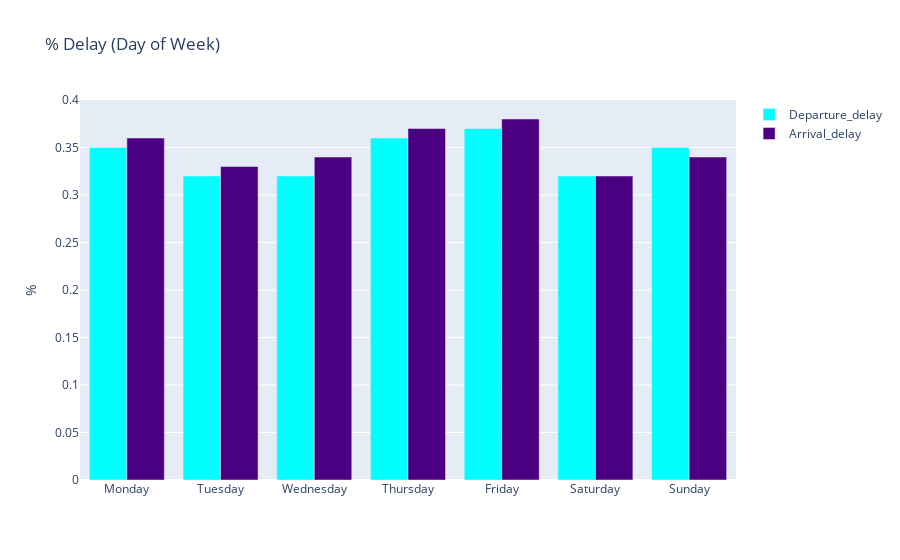

Notebook code cell kept with this figure:
### Markdown cell above
Again, we see that each month has atleast 0.3% of flights delayed. And the number of flight delays peak in the months of June and July, probably due to the increased number of total flights during these months. Now, we shift our focus to the trends corresponding to each day of the week.

### Code cell
dayOfWeek = {1:'Monday',
             2:'Tuesday',
             3:'Wednesday',
             4:'Thursday',
             5:'Friday', 
             6:'Saturday',
             7:'Sunday'}

fdc_w = fdc.groupby('DAY_OF_WEEK').dep_delay.mean().round(2)
fdc_w.index = fdc_w.index.map(dayOfWeek)

trace1 = go.Bar(
    x = fdc_w.index,
    y = fdc_w.values,
    name = 'Departure_delay',
    marker=dict(
        color = 'cyan'
    )
)

fdc_w = fdc.groupby('DAY_OF_WEEK').arr_delay.mean().round(2)
fdc_w.index = fdc_w.index.map(dayOfWeek)

trace2 = go.Bar(
    x = fdc_w.index,
    y = fdc_w.values,
    name='Arrival_delay',
    marker=dict(
        color = 'indigo'
    )
)

data = [trace1, trace2]
layout = go.Layout(
    title='% Delay (Day of Week)', 
    yaxis = dict(title = '%')
)

fig = go.Figure(data=data, layout=layout)
py.iplot(fig)

### Figure 1 — Plotly figure (JSON) as saved in the notebook; plotly's stock layout.template omitted (floating-point values rounded to 4 significant figures)
{"data": [{"marker": {"color": "cyan"}, "name": "Departure_delay", "type": "bar", "x": ["Monday", "Tuesday", "Wednesday", "Thursday", "Friday", "Saturday", "Sunday"], "y": [0.35, 0.32, 0.32, 0.36, 0.37, 0.32, 0.35]}, {"marker": {"color": "indigo"}, "name": "Arrival_delay", "type": "bar", "x": ["Monday", "Tuesday", "Wednesday", "Thursday", "Friday", "Saturday", "Sunday"], "y": [0.36, 0.33, 0.34, 0.37, 0.38, 0.32, 0.34]}], "layout": {"title": {"text": "% Delay (Day of Week)"}, "yaxis": {"title": {"text": "%"}}}}
